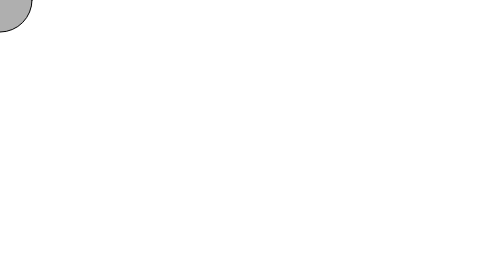
Frame 1 (no input)
Frame 60 (no input): identical to frame 1, image omitted
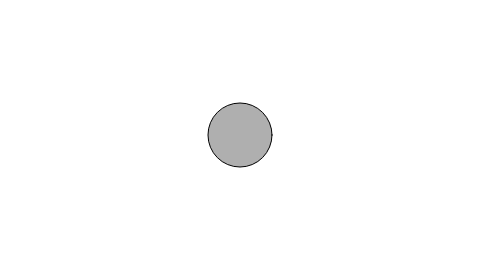
Frame 120 (the mouse pressed at the canvas centre since frame 60)

The p5.js sketch that drew these frames (run headless with seeded random() and noise() and a simulated clock; from frame 60 on, the mouse is pressed at the canvas centre):

// p5.js sketch
// ── sketch.js
// Learning Processing
// Daniel Shiffman
// http://www.learningprocessing.com

// Example 10-1: Catcher

var catcher;

function setup() {
  createCanvas(480, 270);
  catcher = new Catcher(32);
}

function draw() {
  background(255);
  catcher.setLocation(mouseX, mouseY);
  catcher.display();
}


// ── catcher.js
// Learning Processing
// Daniel Shiffman
// http://www.learningprocessing.com

// Example 10-1: Catcher

function Catcher(tempR) {
  this.r = tempR; // radius
  this.x = 0;     // location
  this.y = 0;

  this.setLocation = function(tempX, tempY) {
    this.x = tempX;
    this.y = tempY;
  }

  this.display = function() {
    stroke(0);
    fill(175);
    ellipse(this.x, this.y, this.r*2, this.r*2);
  }
}
